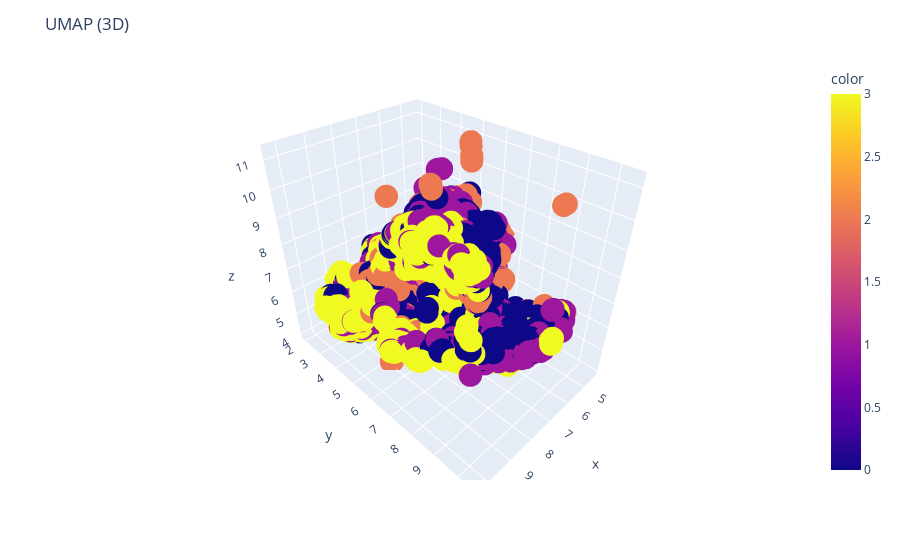

Write notebook code for a chart like this one.
### Markdown cell above
3d:

### Code cell
plot_umap_images_3d_plotly(images_grayscale, labels_grayscale)

### Figure 1 — Plotly figure (JSON) as saved in the notebook; plotly's stock layout.template omitted (floating-point values rounded to 4 significant figures; data arrays with more than 128 entries replaced by an {"elided": "..."} marker saying what was removed)
{"data": [{"hovertemplate": "x=%{x}<br>y=%{y}<br>z=%{z}<br>color=%{marker.color}<extra></extra>", "legendgroup": "", "marker": {"color": {"elided": "3096 int values"}, "coloraxis": "coloraxis", "symbol": "circle"}, "mode": "markers", "name": "", "scene": "scene", "showlegend": false, "type": "scatter3d", "x": {"elided": "3096 float values"}, "y": {"elided": "3096 float values"}, "z": {"elided": "3096 float values"}}], "layout": {"coloraxis": {"colorbar": {"title": {"text": "color"}}, "colorscale": [[0, "#0d0887"], [0.1111, "#46039f"], [0.2222, "#7201a8"], [0.3333, "#9c179e"], [0.4444, "#bd3786"], [0.5556, "#d8576b"], [0.6667, "#ed7953"], [0.7778, "#fb9f3a"], [0.8889, "#fdca26"], [1, "#f0f921"]]}, "legend": {"tracegroupgap": 0}, "margin": {"t": 60}, "scene": {"domain": {"x": [0, 1], "y": [0, 1]}, "xaxis": {"title": {"text": "x"}}, "yaxis": {"title": {"text": "y"}}, "zaxis": {"title": {"text": "z"}}}, "title": {"text": "UMAP (3D)"}}}
